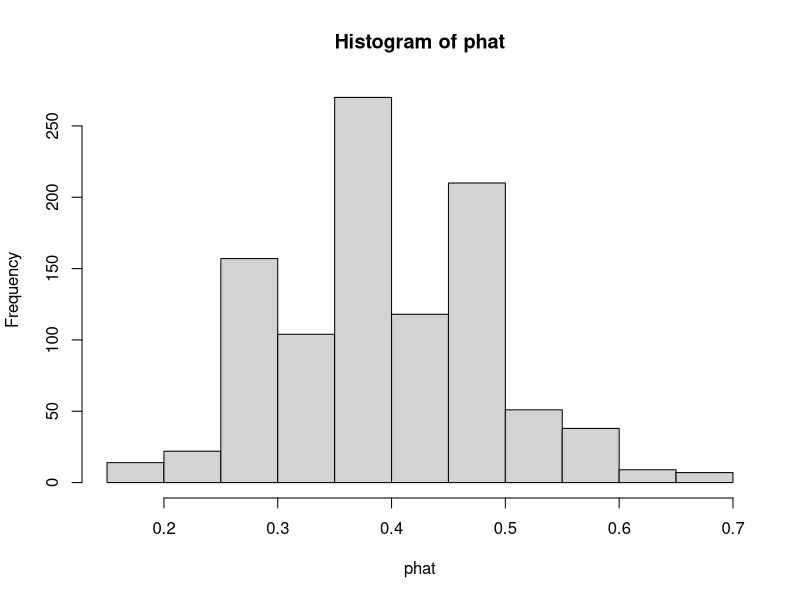

R code for this plot:
## ---- chunk 1
knitr::opts_chunk$set(echo = TRUE, warning = FALSE, message = FALSE, fig.align = "center", comment = NA)
library(tidyverse)
## ---- chunk 2

p <- .4 # Population  proportion of males
n <- 30 # Sample size

# Generate a sample
sample <- sample(c(0,1), size = n, replace = TRUE, prob=c(1-p,p)) 

# Looking at the sample (optional)
sample 

# Find the proportion of men (phat for this sample)
sum(sample)/n


# Now repeat the above process 1000 times and find the average of proportions

phat <- numeric(1000)

for (i in 1:1000){
  
  sample <- sample(c(0,1), size = n, replace = TRUE, prob=c(1-p,p)) 
  phat[i] <- sum(sample)/n 
}

mean(phat)
sd(phat)
hist(phat)

# End of simulation
## ---- chunk 3

p <- 0.15# Population Propotion of interest
n <- 200 # Sample size 

#Check assumptions!!!
n*p > 10
n*(1-p) > 10


# Mean and the sd of the sampling distribution for phat
meanphat <- p
sdphat<- sqrt(p*(1-p)/n)

meanphat
sdphat

## ---- chunk 4

#less than for a normal
#pnorm(value,mean,sd)

pnorm(.06,meanphat,sdphat)

#greater than for a normal
#1-pnorm(value,mean,sd)

1-pnorm(0.12,meanphat,sdphat)

#between for a normal
#pnorm(bigvalue,mean,sd)-pnorm(smallerval,mean,sd)

pnorm(.12,meanphat,sdphat)-pnorm(.08,meanphat,sdphat)

# Given the probability find the quantile
#qnorm(percentless,mean,sd)

qnorm(.9,meanphat,sdphat)

